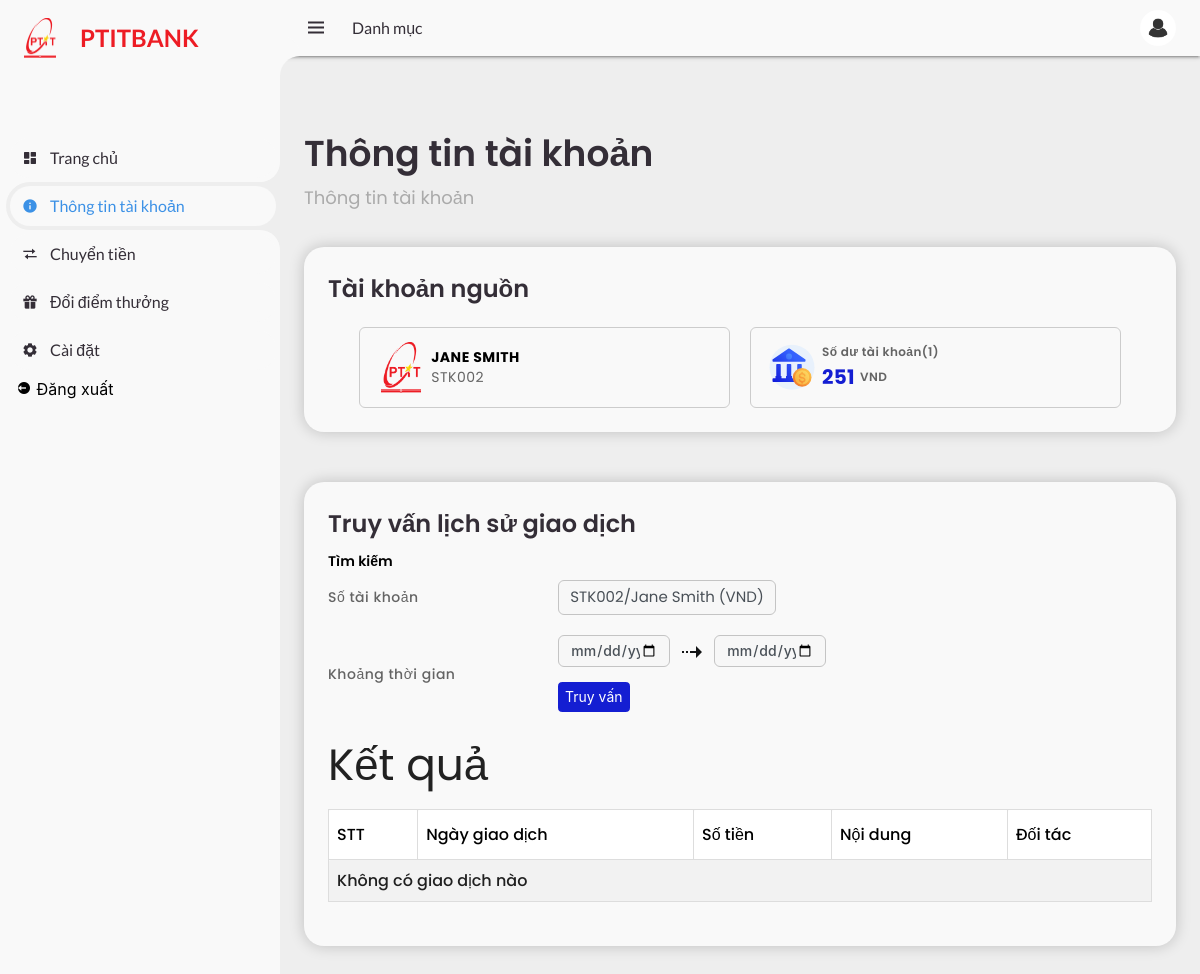
Page /account/get-transaction (signed in) on the committed database.
### tables this page shows
CREATE TABLE Customer (CustomerID TEXT PRIMARY KEY, FirstName TEXT NOT NULL, LastName TEXT NOT NULL, DateOfBirth DATE, Role TEXT NOT NULL, Email TEXT UNIQUE, PhoneNumber TEXT, Address TEXT, City TEXT, Country TEXT, Notes TEXT);

CREATE TABLE "Account" (
    AccountID TEXT,
    CustomerID TEXT,
    Username TEXT NOT NULL,
    Password TEXT NOT NULL,
    AccountType TEXT,
    Balance DECIMAL(15, 2),
    DateOpened DATE,
    accountNumber TEXT UNIQUE,
    Status TEXT,
    PinCode TEXT,
    creditScored INTEGER
);

### app/routes/home_route.py (the view)
@home_bp.route("/account/get-transaction", methods=["POST", "GET"])
def get_transaction():
    from app.services.account_service import get_transaction
    return get_transaction()

### app/services/account_service.py (called while the page is built, shortened)
def get_transaction():
    account_id = session.get("account_id")
    if not account_id:
        flash("Bạn chưa đăng nhập", "danger")
        return redirect(url_for("login"))
    account = Account.query.get(account_id)
    customer = Customer.query.get(account.CustomerID)
    transactions = None  # Khởi tạo biến transactions
    return render_template(
        "profile.html", transactions=transactions, account=account, customer=customer
    )

### app/templates/profile.html (shortened to what this page needs)
<!DOCTYPE >
<html lang="en">
  <head>
    <link
      href="https://unpkg.com/boxicons@2.0.9/css/boxicons.min.css"
      rel="stylesheet"
    />
    <link rel="stylesheet" href="../static/css/profile.css" />
    <link
      href="https://cdnjs.cloudflare.com/ajax/libs/materialize/1.0.0/css/materialize.min.css"
      rel="stylesheet"
    />
  </head>
  <body>
    <section id="sidebar">
      <a href="/" class="brand">
        <div class="logo"></div>
        <span class="text">PTITBANK</span>
      </a>
      <ul class="side-menu top">
        <li>
          <a href="/">
            <i class="bx bxs-dashboard"></i>
            <span class="text">Trang chủ</span>
          </a>
        </li>
        <li class="active">
          <a href="/account/profile">
            <i class="bx bxs-info-circle"></i>
            <span class="text">Thông tin tài khoản</span>
          </a>
        </li>
        <li>
          <a href="/account/transfer-money">
            <i class="bx bx-transfer"></i>
            <span class="text">Chuyển tiền</span>
          </a>
        </li>
        <li>
          <a href="/account/credit-score">
            <i class="bx bxs-gift"></i>
            <span class="text">Đổi điểm thưởng</span>
          </a>
        </li>
        <li>
          <a href="/account/settings">
            <i class="bx bxs-cog"></i>
            <span class="text">Cài đặt</span>
          </a>
        </li>
        <form action="{{ url_for('auth.logout') }}" method="POST">
          <li>
            <button type="submit" class="logout">
              <i class="bx bxs-log-out-circle"></i>
              <span class="text">Đăng xuất</span>
            </button>
          </li>
        </form>
      </ul>
    </section>
    <section id="content">
      <nav>
        <i class="bx bx-menu"></i>
        <a href="#" class="nav-link">Danh mục</a>
        <a href="/account/profile" class="profile">
          <img src="../static/images/avatar_user.png" />
        </a>
      </nav>
      <main>
        <div class="head-title">
          <div class="left">
            <h1>Thông tin tài khoản</h1>
            <ul class="breadcrumb">
              <li>
                <a href="#">Thông tin tài khoản</a>
              </li>
            </ul>
          </div>
        </div>
        <ul class="box-info">
          <li>
            <div class="main-account-title">Tài khoản nguồn</div>
            <div class="current-info">
              <div class="current-info-item main-account">
                <div class="left-content"></div>
                <div class="right-content">
                  <div class="fullname">
                    {{customer.FirstName+" "+customer.LastName}}
                  </div>
                  <div class="account-number">{{account.accountNumber}}</div>
                </div>
              </div>
              <div class="current-info-item total-value">
                <div class="left-content"></div>
                <div class="right-content">
                  <div class="up-content">Số dư tài khoản(1)</div>
                  <div class="down-content">
                    <div class="balance">
                      {{'{:,.0f}'.format(account.Balance)}}
                    </div>
                    <div class="currency">VND</div>
                  </div>
                </div>
              </div>
            </div>
          </li>
        </ul>
        <div class="transaction-query">
          <div class="title">Truy vấn lịch sử giao dịch</div>
          <div class="search-title">Tìm kiếm</div>
          <div class="account-number-wrapper">
            <div class="account-number-text">Số tài khoản</div>
            <div class="account-number-detail">
              {{account.accountNumber}}/{{customer.FirstName + " " +
              customer.LastName}} (VND)
            </div>
          </div>
          <div class="time-wrapper">
            <div class="time-text">Khoảng thời gian</div>
            <form action="{{ url_for('home.get_transaction') }}" method="post">
              <div class="time-detail">
                <div class="time-start">
                  <input cla type="date" name="start_date" required />
                </div>
                <div class="arrow-icon"></div>
                <div class="time-end">
                  <input type="date" name="end_date" required />
                </div>
              </div>
              <button
                type="submit"
                class="query"
                style="margin-top: 15px; margin-right: 15px"
              >
                Truy vấn
              </button>
            </form>
          </div>
          <div class="query-result">
            <h3>Kết quả</h3>
            <table class="query-result-table">
              <tr>
                <th>STT</th>
                <th>Ngày giao dịch</th>
                <th>Số tiền</th>
                <th>Nội dung</th>
                <th>Đối tác</th>
              </tr>
              {% if transactions %} {% for item in transactions.items %} {% set
              transaction = item[0] %} {% set sender_first_name = item[1] %} {%
              set sender_last_name = item[2] %} {% set recipient_first_name =
              item[3] %} {% set recipient_last_name = item[4] %} {% set
              recipient_account_number = item[5] %} {% set sender_account_number
              = item[6] %} {% set recipient_account_number = item[7] %} {% set
              transaction_type = item[8] %}
              <tr>
                <td>{{ loop.index }}</td>
                <td>{{ transaction.TransactionDate.strftime('%d/%m/%Y') }}</td>
                <td>
                  {% if transaction_type == 'incoming' %}
                  <span style="color: green"
                    >+{{ '{:,.0f}'.format(transaction.Amount) }} VNĐ</span
                  >
                  {% else %}
                  <span style="color: red"
                    >-{{ '{:,.0f}'.format(transaction.Amount) }} VNĐ</span
                  >
                  {% endif %}
                </td>
                <td>{{ transaction.Description }}</td>
                <td>
                  {% if transaction_type == 'incoming' %} {{ sender_first_name
                  }} {{ sender_last_name }} - {{ sender_account_number }} {%
                  else %} {{ recipient_first_name }} {{ recipient_last_name }} -
                  {{ recipient_account_number }} {% endif %}
                </td>
              </tr>
              {% endfor %} {% else %}
              <tr>
                <td colspan="5">Không có giao dịch nào</td>
              </tr>
              {% endif %}
            </table>
          </div>
        </div>
      </main>
    </section>
  </body>
</html>

### rows in the picture
Customer: FirstName+LastName "JANE SMITH", FirstName+LastName "Jane Smith"
Account: accountNumber "STK002", Balance "251"
